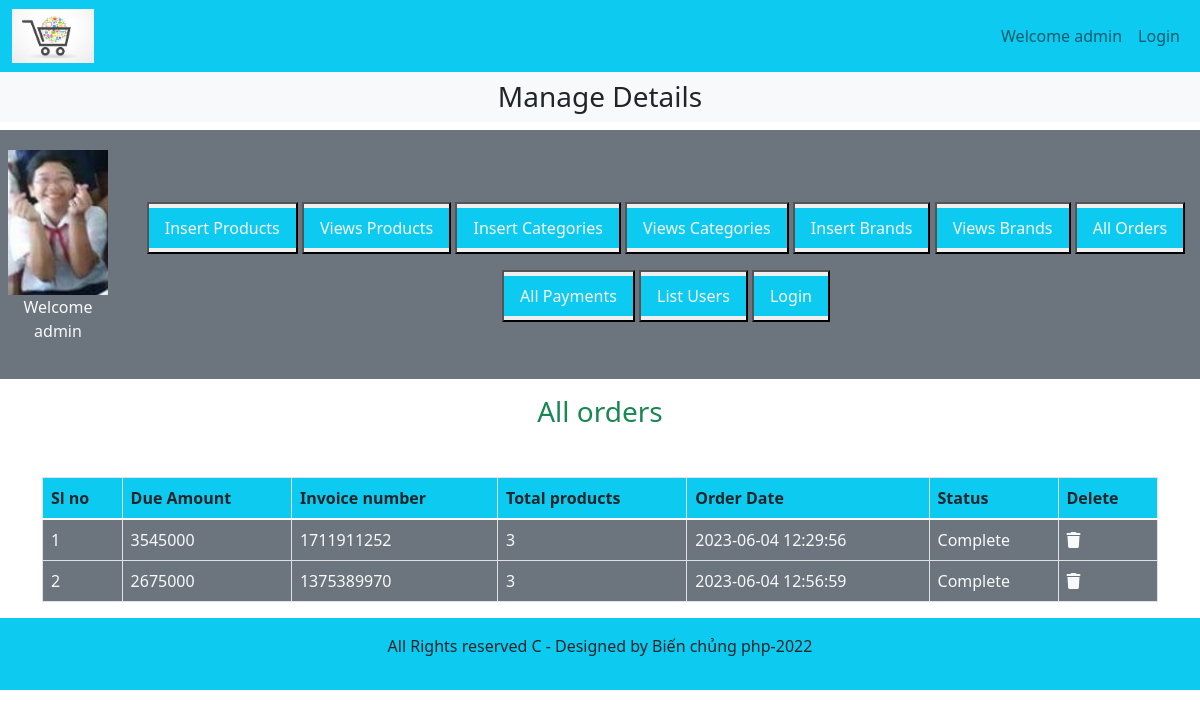
The page /admin_area/index.php?list_orders on the database its author committed.
### tables this page shows
CREATE TABLE `user_orders` (
  `order_id` int(11) NOT NULL,
  `user_id` int(11) NOT NULL,
  `amount_due` int(255) NOT NULL,
  `invoice_number` int(255) NOT NULL,
  `total_products` int(255) NOT NULL,
  `order_date` timestamp NOT NULL DEFAULT current_timestamp() ON UPDATE current_timestamp(),
  `order_status` varchar(255) NOT NULL
);

### admin_area/list_orders.php (the view, shortened to what this page needs)
<h3 class="text-center text-success">All orders</h3>
<table class="table table-bordered mt-5">
    <thead class="bg-info">
        <?php
            $get_orders="SELECT * FROM `user_orders`";
            $result=mysqli_query($con,$get_orders);
            $row_count=mysqli_num_rows($result);
        if($row_count==0){
            echo "<h2 class='text-danger text-center mt-5'>No orders yet</h2>";
        }else {
            echo "<tr>
                        <th>Sl no</th>
                        <th>Due Amount</th>
                        <th>Invoice number</th>
                        <th>Total products</th>
                        <th>Order Date</th>
                        <th>Status</th>
                        <th>Delete</th>
                    </tr>
                </thead>
            <tbody class='bg-secondary text-light'>";
            $number=0;
            while($row_data=mysqli_fetch_assoc($result)){
                $amount_due=$row_data['amount_due'];
                $invoice_number=$row_data['invoice_number'];
                $total_products=$row_data['total_products'];
                $order_date=$row_data['order_date'];
                $order_status=$row_data['order_status'];
                $number++;
                echo "<tr>
                    <td>$number</td>
                    <td>$amount_due</td>
                    <td>$invoice_number</td>
                    <td>$total_products</td>
                    <td>$order_date</td>
                    <td>$order_status</td>
                    <td><a href='' class='text-light'>
                    <i class='fa-solid fa-trash'></i></a></td>
                </tr>";
            }
        }
        ?>
    </tbody>
</table>

### styles.css (style rules this page uses)
* { margin: 0; padding: 0; box-sizing: border-box; }

### admin_area/index.php (style rules this page uses)
body { overflow-x: hidden; }

### rows shown on the page
user_orders: amount_due "3545000", invoice_number "1711911252", total_products "3", order_date "2023-06-04 12:29:56", order_status "Complete"
user_orders: amount_due "2675000", invoice_number "1375389970", total_products "3", order_date "2023-06-04 12:56:59", order_status "Complete"
